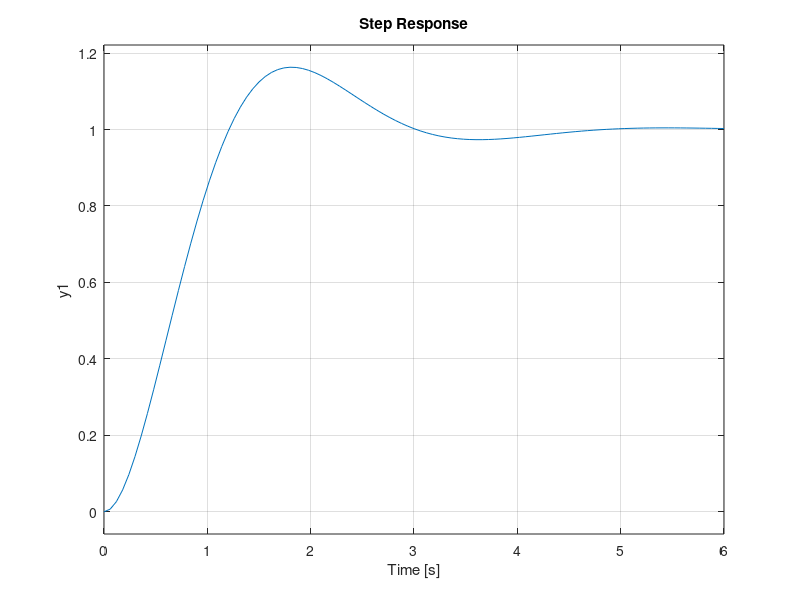

Write MATLAB code to recreate this figure.
%para wn=2 y z=1
T1=tf([-4 8],[1 2 4]);%s=2
T2=tf([1 0],[1 2 4]);%s=0
T3=tf([4 8],[1 2 4]); %s=-2
T4=tf(4,[1 2 4]);%sin cero
step(T1)
hold
step(T2)
step(T3)
step(T4)

%dibujamos los polos y ceros, comentar el hold
%pzmap(T1,T2,T3,T4)